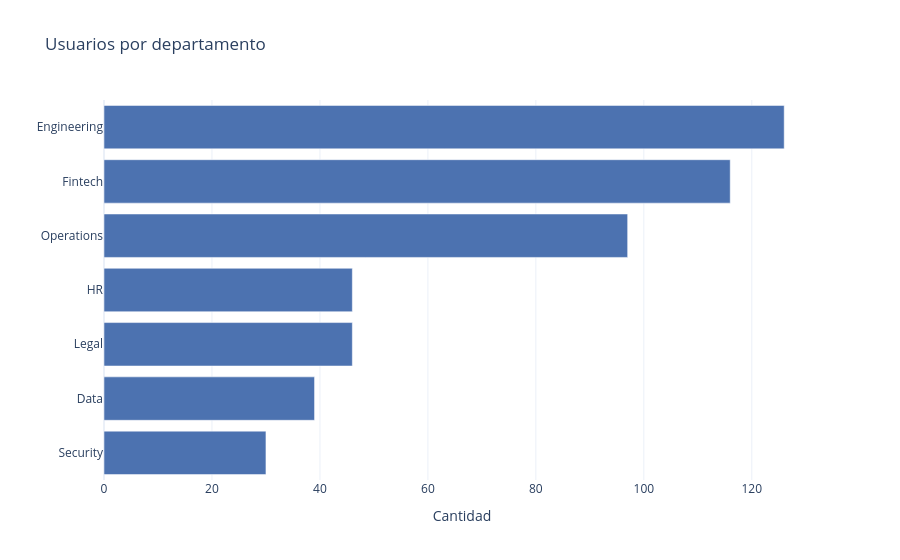
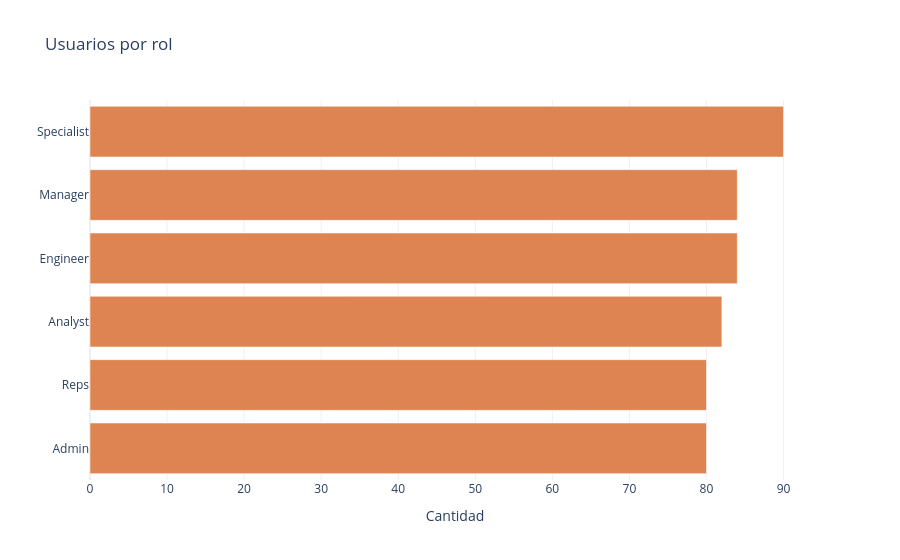
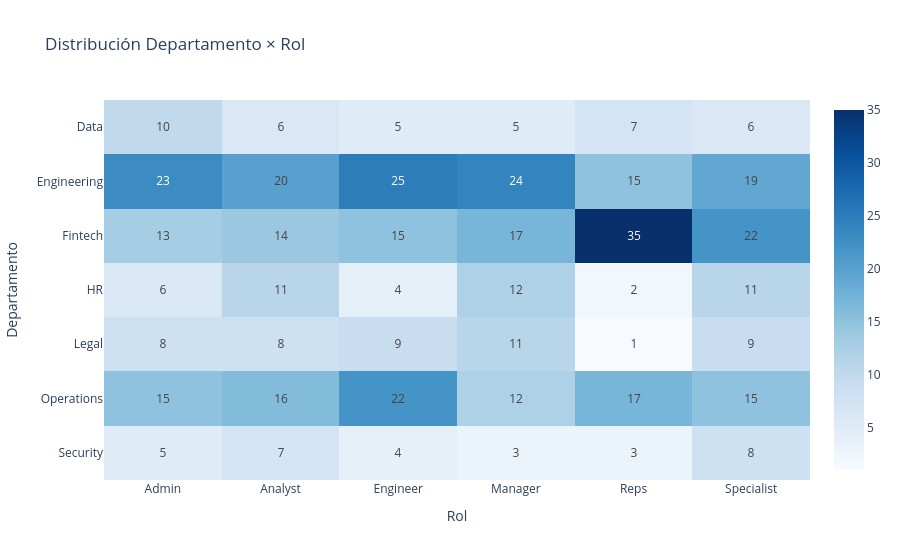

The code cell stored with these charts, in order, in its notebook:
### Markdown cell above
### 2.2 Departamento y rol

### Code cell
# Usuarios por departamento
fig = px.bar(users["department"].value_counts().sort_values().reset_index(),
             x="count", y="department", orientation="h", title="Usuarios por departamento",
             color_discrete_sequence=["#4C72B0"], template="plotly_white")
fig.update_layout(xaxis_title="Cantidad", yaxis_title=""); fig.show()

# Usuarios por rol
fig = px.bar(users["role"].value_counts().sort_values().reset_index(),
             x="count", y="role", orientation="h", title="Usuarios por rol",
             color_discrete_sequence=["#DD8452"], template="plotly_white")
fig.update_layout(xaxis_title="Cantidad", yaxis_title=""); fig.show()

# Heatmap Departamento × Rol
ct_dept_role = pd.crosstab(users["department"], users["role"])
fig = px.imshow(ct_dept_role, text_auto=True, aspect="auto", color_continuous_scale="Blues",
                title="Distribución Departamento × Rol", template="plotly_white")
fig.update_layout(xaxis_title="Rol", yaxis_title="Departamento"); fig.show()

### Figure 1 — Plotly figure (JSON) as saved in the notebook; plotly's stock layout.template omitted (floating-point values rounded to 4 significant figures)
{"data": [{"hovertemplate": "count=%{x}<br>department=%{y}<extra></extra>", "legendgroup": "", "marker": {"color": "#4C72B0", "pattern": {"shape": ""}}, "name": "", "orientation": "h", "showlegend": false, "textposition": "auto", "type": "bar", "x": [30, 39, 46, 46, 97, 116, 126], "xaxis": "x", "y": ["Security", "Data", "Legal", "HR", "Operations", "Fintech", "Engineering"], "yaxis": "y"}], "layout": {"barmode": "relative", "legend": {"tracegroupgap": 0}, "title": {"text": "Usuarios por departamento"}, "xaxis": {"anchor": "y", "domain": [0.0, 1.0], "title": {"text": "Cantidad"}}, "yaxis": {"anchor": "x", "domain": [0.0, 1.0], "title": {"text": ""}}}}

### Figure 2 — Plotly figure (JSON) as saved in the notebook; plotly's stock layout.template omitted (floating-point values rounded to 4 significant figures)
{"data": [{"hovertemplate": "count=%{x}<br>role=%{y}<extra></extra>", "legendgroup": "", "marker": {"color": "#DD8452", "pattern": {"shape": ""}}, "name": "", "orientation": "h", "showlegend": false, "textposition": "auto", "type": "bar", "x": [80, 80, 82, 84, 84, 90], "xaxis": "x", "y": ["Admin", "Reps", "Analyst", "Engineer", "Manager", "Specialist"], "yaxis": "y"}], "layout": {"barmode": "relative", "legend": {"tracegroupgap": 0}, "title": {"text": "Usuarios por rol"}, "xaxis": {"anchor": "y", "domain": [0.0, 1.0], "title": {"text": "Cantidad"}}, "yaxis": {"anchor": "x", "domain": [0.0, 1.0], "title": {"text": ""}}}}

### Figure 3 — Plotly figure (JSON) as saved in the notebook; plotly's stock layout.template omitted (floating-point values rounded to 4 significant figures)
{"data": [{"coloraxis": "coloraxis", "hovertemplate": "role: %{x}<br>department: %{y}<br>color: %{z}<extra></extra>", "name": "0", "texttemplate": "%{z}", "type": "heatmap", "x": ["Admin", "Analyst", "Engineer", "Manager", "Reps", "Specialist"], "xaxis": "x", "y": ["Data", "Engineering", "Fintech", "HR", "Legal", "Operations", "Security"], "yaxis": "y", "z": [[10, 6, 5, 5, 7, 6], [23, 20, 25, 24, 15, 19], [13, 14, 15, 17, 35, 22], [6, 11, 4, 12, 2, 11], [8, 8, 9, 11, 1, 9], [15, 16, 22, 12, 17, 15], [5, 7, 4, 3, 3, 8]]}], "layout": {"coloraxis": {"colorscale": [[0.0, "rgb(247,251,255)"], [0.125, "rgb(222,235,247)"], [0.25, "rgb(198,219,239)"], [0.375, "rgb(158,202,225)"], [0.5, "rgb(107,174,214)"], [0.625, "rgb(66,146,198)"], [0.75, "rgb(33,113,181)"], [0.875, "rgb(8,81,156)"], [1.0, "rgb(8,48,107)"]]}, "title": {"text": "Distribución Departamento × Rol"}, "xaxis": {"anchor": "y", "domain": [0.0, 1.0], "title": {"text": "Rol"}}, "yaxis": {"anchor": "x", "autorange": "reversed", "domain": [0.0, 1.0], "title": {"text": "Departamento"}}}}
